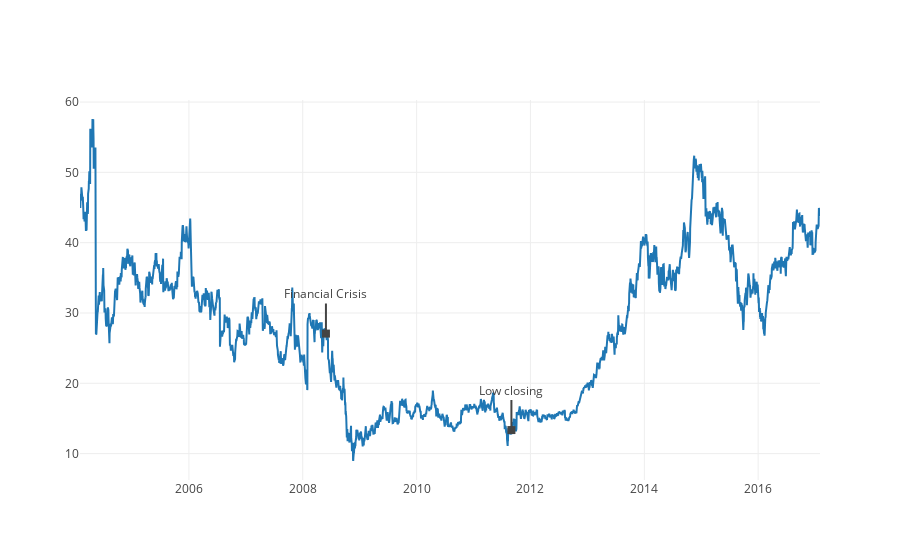

Notebook cell for this chart:
### Code cell
trace1 = Scatter(x=yahoo_historical_data.index, y=yahoo_historical_data.Close)

#trace2 = Scatter(x=list, y=yahoo_historical_data['Close'].ix[List].tolist())

data = [trace1]

fig = go.Figure(data=data, layout=layout)
iplot(fig)

#iplot(data)

### Figure 1 — Plotly figure (JSON) as saved in the notebook; plotly's stock layout.template omitted (floating-point values rounded to 4 significant figures; data arrays with more than 128 entries replaced by an {"elided": "..."} marker saying what was removed)
{"data": [{"type": "scatter", "x": {"elided": "3274 str values"}, "y": {"elided": "3274 float values"}}], "layout": {"annotations": [{"arrowhead": 7, "ax": 0, "ay": -40, "showarrow": true, "text": "Financial Crisis", "x": "2008-05-29", "xref": "x", "y": 27.07, "yref": "y"}, {"arrowhead": 7, "ax": 0, "ay": -40, "showarrow": true, "text": "Low closing", "x": "2011-09-01", "xref": "x", "y": 13.35, "yref": "y"}], "showlegend": false}}
